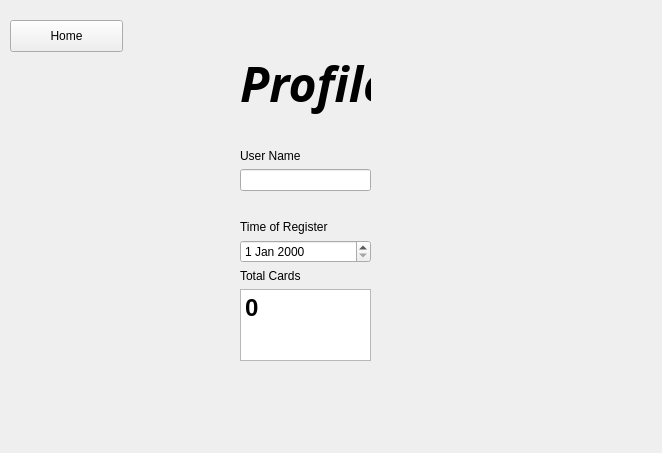
<?xml version="1.0" encoding="UTF-8"?>
<ui version="4.0">
 <class>Profile</class>
 <widget class="QWidget" name="Profile">
  <property name="geometry">
   <rect>
    <x>0</x>
    <y>0</y>
    <width>662</width>
    <height>453</height>
   </rect>
  </property>
  <property name="windowTitle">
   <string>Form</string>
  </property>
  <widget class="QWidget" name="layoutWidget">
   <property name="geometry">
    <rect>
     <x>240</x>
     <y>50</y>
     <width>131</width>
     <height>141</height>
    </rect>
   </property>
   <layout class="QVBoxLayout" name="verticalLayout">
    <item>
     <widget class="QLabel" name="label_2">
      <property name="font">
       <font>
        <family>Optima</family>
        <pointsize>36</pointsize>
        <weight>75</weight>
        <italic>true</italic>
        <bold>true</bold>
       </font>
      </property>
      <property name="text">
       <string>Profile</string>
      </property>
      <property name="margin">
       <number>0</number>
      </property>
     </widget>
    </item>
    <item>
     <spacer name="verticalSpacer_4">
      <property name="orientation">
       <enum>Qt::Vertical</enum>
      </property>
      <property name="sizeHint" stdset="0">
       <size>
        <width>20</width>
        <height>40</height>
       </size>
      </property>
     </spacer>
    </item>
    <item>
     <spacer name="verticalSpacer_2">
      <property name="orientation">
       <enum>Qt::Vertical</enum>
      </property>
      <property name="sizeHint" stdset="0">
       <size>
        <width>20</width>
        <height>40</height>
       </size>
      </property>
     </spacer>
    </item>
    <item>
     <spacer name="verticalSpacer_3">
      <property name="orientation">
       <enum>Qt::Vertical</enum>
      </property>
      <property name="sizeHint" stdset="0">
       <size>
        <width>20</width>
        <height>40</height>
       </size>
      </property>
     </spacer>
    </item>
    <item>
     <spacer name="verticalSpacer">
      <property name="orientation">
       <enum>Qt::Vertical</enum>
      </property>
      <property name="sizeHint" stdset="0">
       <size>
        <width>20</width>
        <height>40</height>
       </size>
      </property>
     </spacer>
    </item>
    <item>
     <widget class="QLabel" name="label">
      <property name="text">
       <string>User Name</string>
      </property>
     </widget>
    </item>
    <item>
     <widget class="QLineEdit" name="lineEdit"/>
    </item>
   </layout>
  </widget>
  <widget class="QPushButton" name="pushButton">
   <property name="geometry">
    <rect>
     <x>10</x>
     <y>20</y>
     <width>113</width>
     <height>32</height>
    </rect>
   </property>
   <property name="text">
    <string>Home</string>
   </property>
  </widget>
  <widget class="QWidget" name="">
   <property name="geometry">
    <rect>
     <x>240</x>
     <y>220</y>
     <width>131</width>
     <height>141</height>
    </rect>
   </property>
   <layout class="QVBoxLayout" name="verticalLayout_2">
    <item>
     <widget class="QLabel" name="label_4">
      <property name="text">
       <string>Time of Register</string>
      </property>
     </widget>
    </item>
    <item>
     <widget class="QDateEdit" name="dateEdit"/>
    </item>
    <item>
     <spacer name="verticalSpacer_6">
      <property name="orientation">
       <enum>Qt::Vertical</enum>
      </property>
      <property name="sizeHint" stdset="0">
       <size>
        <width>20</width>
        <height>40</height>
       </size>
      </property>
     </spacer>
    </item>
    <item>
     <spacer name="verticalSpacer_5">
      <property name="orientation">
       <enum>Qt::Vertical</enum>
      </property>
      <property name="sizeHint" stdset="0">
       <size>
        <width>20</width>
        <height>40</height>
       </size>
      </property>
     </spacer>
    </item>
    <item>
     <widget class="QLabel" name="label_3">
      <property name="text">
       <string>Total Cards</string>
      </property>
     </widget>
    </item>
    <item>
     <widget class="QTextBrowser" name="textBrowser">
      <property name="html">
       <string>&lt;!DOCTYPE HTML PUBLIC &quot;-//W3C//DTD HTML 4.0//EN&quot; &quot;http://www.w3.org/TR/REC-html40/strict.dtd&quot;&gt;
&lt;html&gt;&lt;head&gt;&lt;meta name=&quot;qrichtext&quot; content=&quot;1&quot; /&gt;&lt;style type=&quot;text/css&quot;&gt;
p, li { white-space: pre-wrap; }
&lt;/style&gt;&lt;/head&gt;&lt;body style=&quot; font-family:'.AppleSystemUIFont'; font-size:13pt; font-weight:400; font-style:normal;&quot;&gt;
&lt;p style=&quot; margin-top:0px; margin-bottom:0px; margin-left:0px; margin-right:0px; -qt-block-indent:0; text-indent:0px;&quot;&gt;&lt;span style=&quot; font-size:18pt; font-weight:600;&quot;&gt;0&lt;/span&gt;&lt;/p&gt;&lt;/body&gt;&lt;/html&gt;</string>
      </property>
     </widget>
    </item>
   </layout>
  </widget>
 </widget>
 <resources/>
 <connections/>
</ui>
